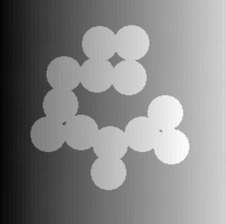
#> input picture images/p1.jpg, 226 x 224 px, shrunk from 369 x 366 before the run, found by its file name
$ python 1.py
#> lines starting #> are read from the running program, lines starting #| are printed output that depends on the picture
#Rotation
import skimage.io as io
import numpy as np
import matplotlib.pyplot as plt
import skimage.exposure as ex
import scipy.ndimage as ndi
import skimage.transform as tr

im_p1 = io.imread('images/p1.jpg')
#> im_p1 is the input picture: shape (224, 226); min 2, max 255, mean 133.1
im_p2 = io.imread('images/p2.jpg')
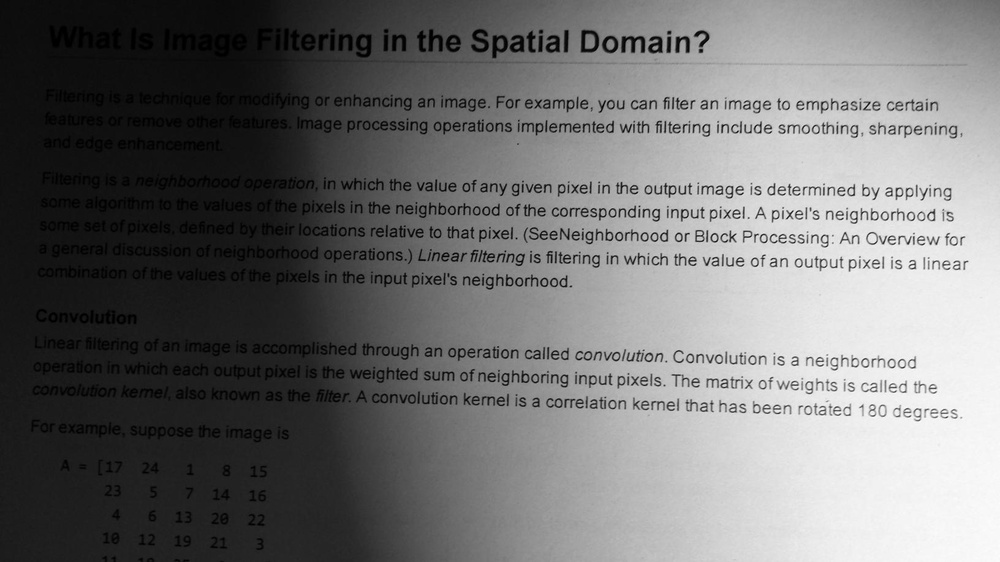
#> input picture images/p2.jpg, 1000 x 562 px, shrunk from 1632 x 918 before the run, found by its file name
#> im_p2 is the input picture: shape (562, 1000); min 0, max 255, mean 114.3

plt.subplot(1,2,1)
fig = plt.figure() ;fig.show(io.imshow(im_p1<50))
#> after `fig = plt.figure()`:
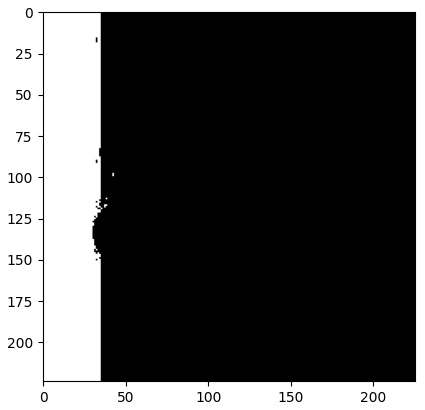
#> figure drawn by matplotlib, 1 panel

plt.subplot(1,2,2)
fig2 = plt.figure(); fig2.show(io.imshow(im_p2<50))
#> after `fig2 = plt.figure()`:
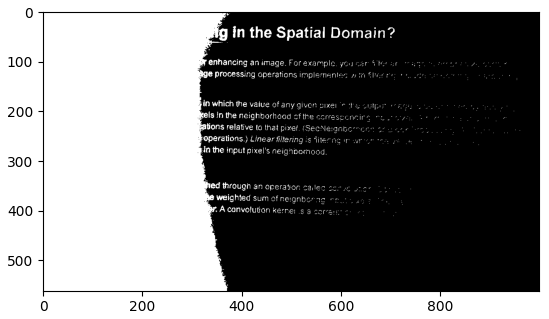
#> figure drawn by matplotlib, 1 panel
plt.show()
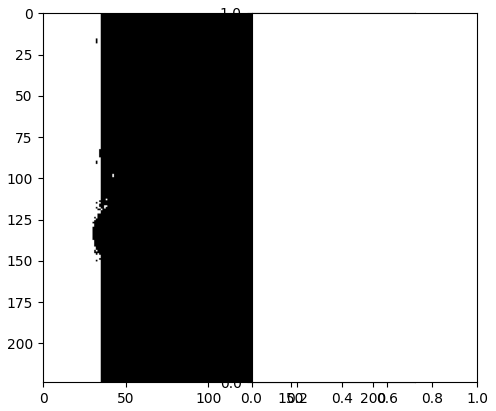
#> figure drawn by matplotlib, 1 panel
